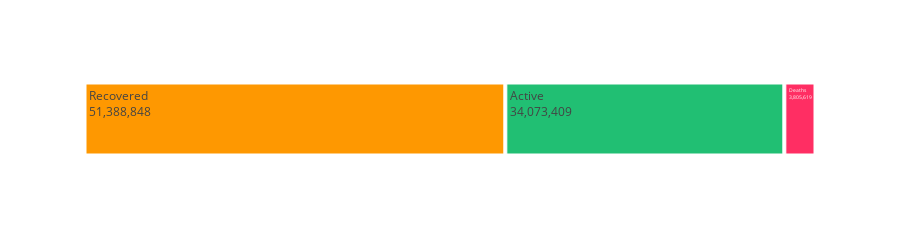

Notebook code for this chart:
### Code cell
fig.data[0].textinfo='label+text+value'
fig.show()

### Figure 1 — Plotly figure (JSON) as saved in the notebook; plotly's stock layout.template omitted (floating-point values rounded to 4 significant figures)
{"data": [{"branchvalues": "total", "domain": {"x": [0, 1], "y": [0, 1]}, "hovertemplate": "labels=%{label}<br>value=%{value}<br>parent=%{parent}<br>id=%{id}<extra></extra>", "ids": ["Active", "Deaths", "Recovered"], "labels": ["Active", "Deaths", "Recovered"], "name": "", "parents": ["", "", ""], "textinfo": "label+text+value", "type": "treemap", "values": [34073409, 3805619, 51388848]}], "layout": {"height": 225, "legend": {"tracegroupgap": 0}, "margin": {"t": 60}, "treemapcolorway": ["#fe9801", "#21bf73", "#ff2e63"]}}
